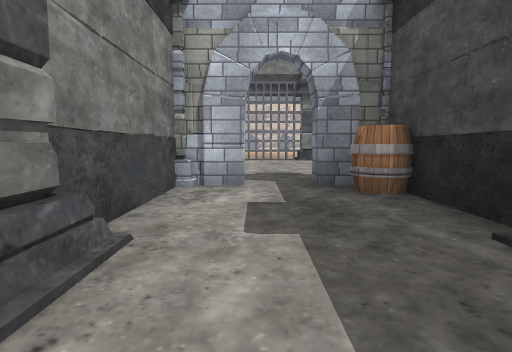
[1] (above)

21 first-person views from a walk through a 3-D level made in the Unity game engine. The camera is 1.2 m above the floor, tilts 6° down and sees 80° across. The floor is counted in squares, 2 m on a side. Each view is taken from the middle of a square. On the plan, view 1 faces up. The plan holds only what a view shows up to about 9 squares ahead; the rest is blank. The place goes on beyond the plan. The player is left out. Some animated figures are not drawn. Some surface patterns are stand-ins.

[2]
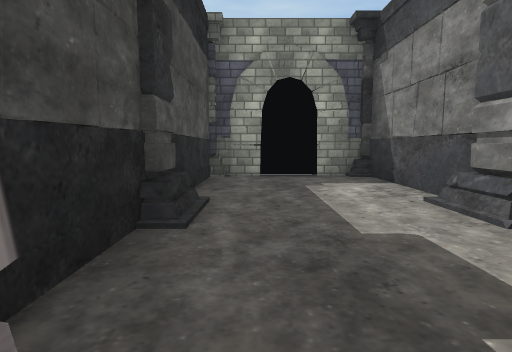

[3]
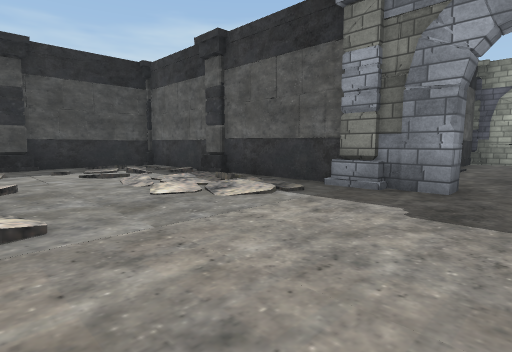

[4]
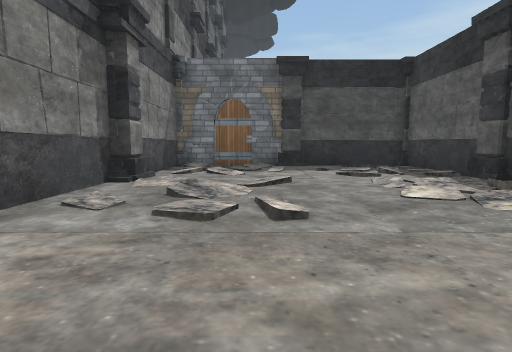

[5]
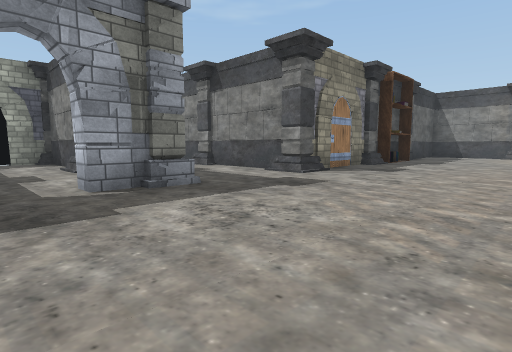

[6]
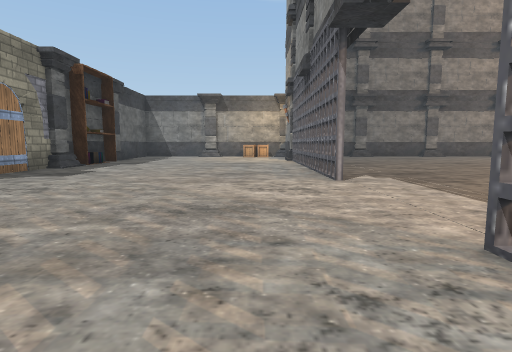

[7]
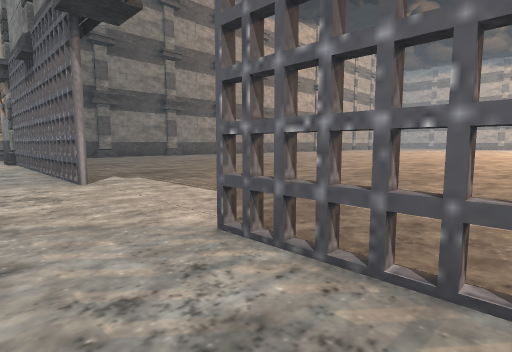

[8]
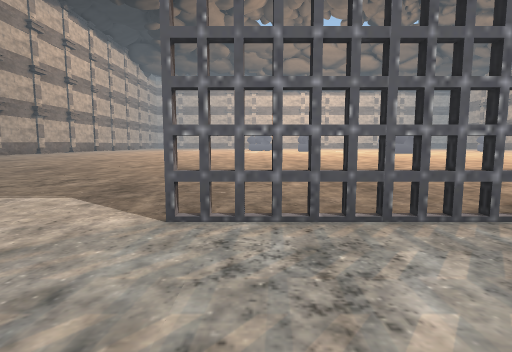

[9]
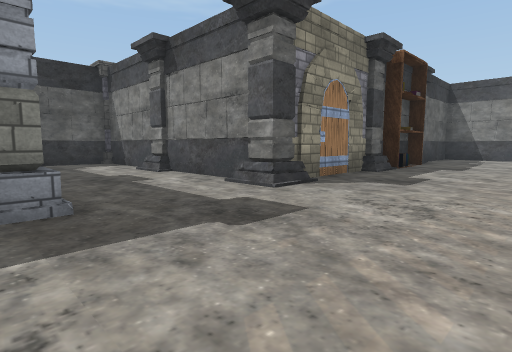

[10]
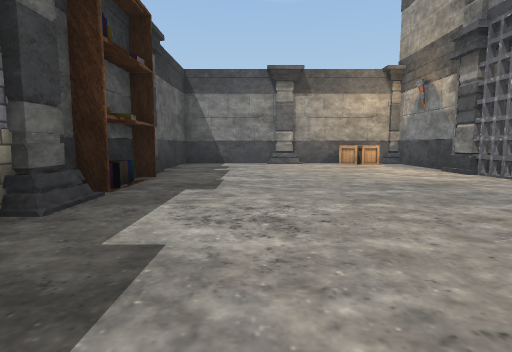

[11]
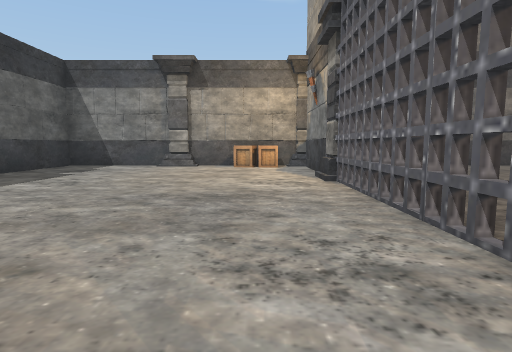

[12]
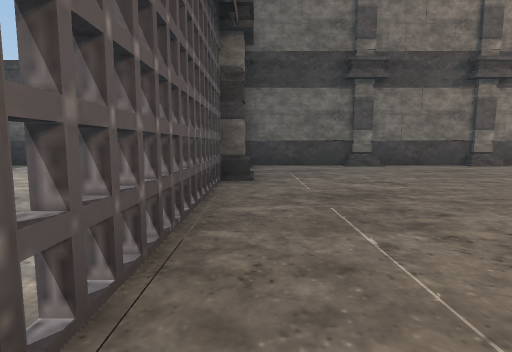

[13]
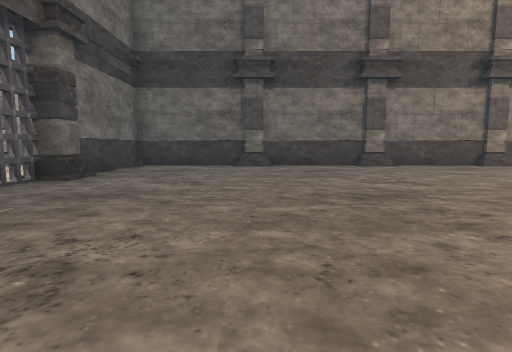

[14]
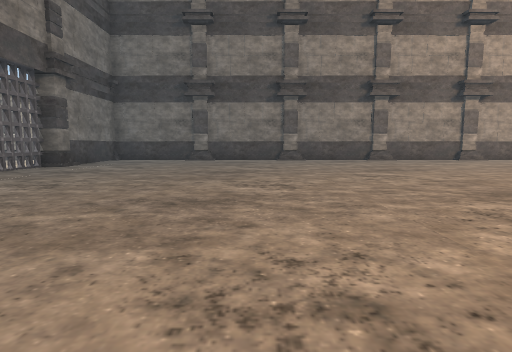

[15]
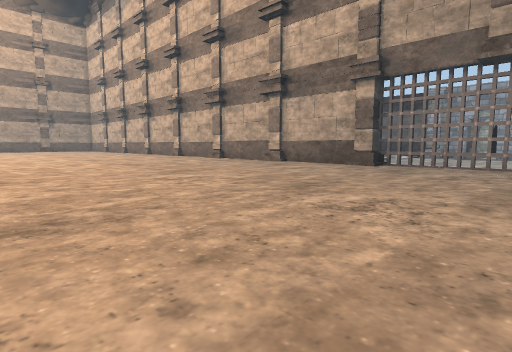

[16]
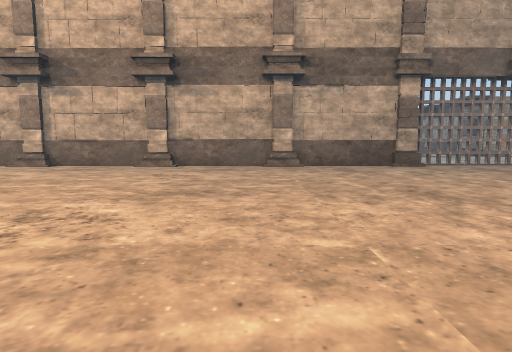

[17]
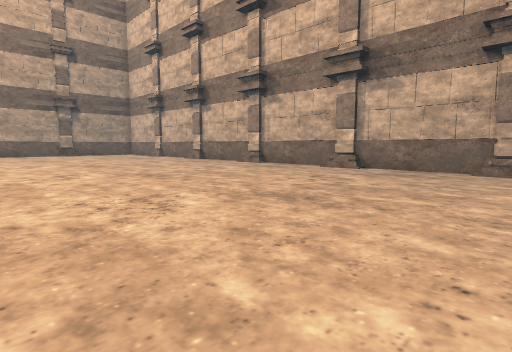

[18]
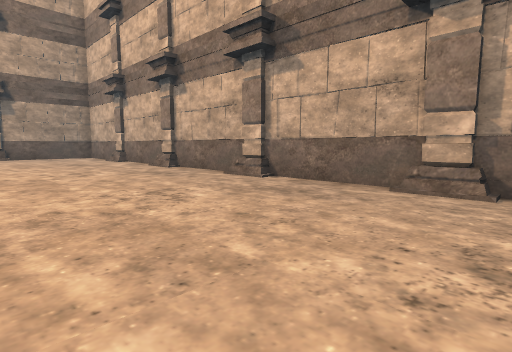

[19]
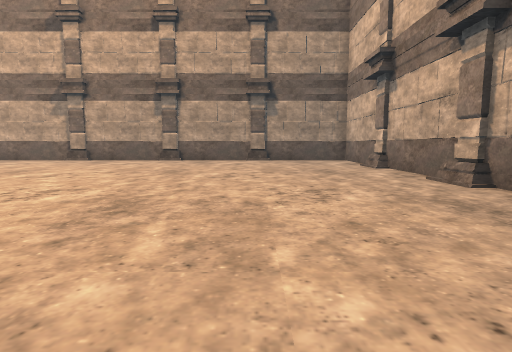

[20]
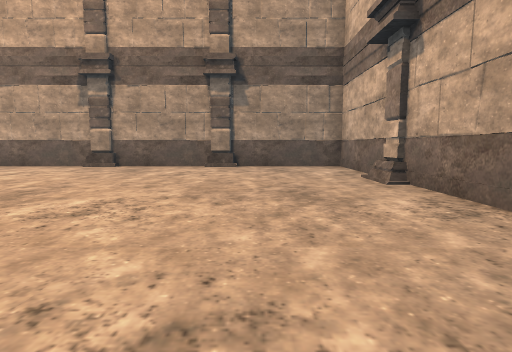

[21]
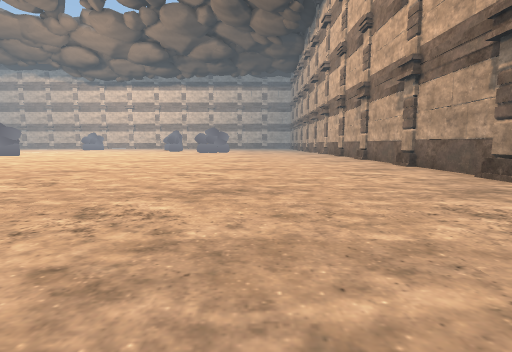

### Floor plan
Key: @ floor where view 1 was taken; # wall or solid block; . floor; / step, stairs or slope; = window, fence, low wall or low ledge; O other object.
Columns run from 15 left of view 1 to 26 right of it. Each row starts with its distance up from view 1.
 22 #  ....                      ............#
 21 #........                    ............#
 20 #.........   ......  .        ...........#
 19 #.......... .................  ..........#
 18 #......................................./#
 17 #........................................#
 16 #........................................#
 15 #......................................./#
 14 #........................................#
 13 #........................................#
 12 #####............########.....//.//......#
 11 #...##==#=#...=#=#/.#/./##################
 10 #O.................//.//#
  9 #..................//...#
  8 #.......................#
  7 #..................///..#
  6 #.................//////#
  5 #...##O#..#...#.######..#
  4 #####  ####...#..O   ####
  3           #...#..#
  2           #...#..#
  1           #.. #..#
  0           #.. #@.#
 -1           #.. #..#
 -2           ########

Positions as (right, up) in squares from view 1, and headings:
1: (0, 0), facing up
2: (1, 4), facing down
3: (0, 9), facing down-right
4: (0, 9), facing right
5: (1, 9), facing down-left
6: (0, 10), facing left
7: (0, 10), facing up-left
8: (-1, 9), facing up
9: (-1, 8), facing down-left
10: (-5, 7), facing left
11: (-6, 10), facing left
12: (-6, 12), facing left
13: (-6, 15), facing left
14: (-3, 17), facing left
15: (-2, 20), facing down-right
16: (6, 20), facing down
17: (8, 19), facing down-right
18: (11, 16), facing down-right
19: (14, 15), facing right
20: (17, 14), facing right
21: (21, 13), facing up
